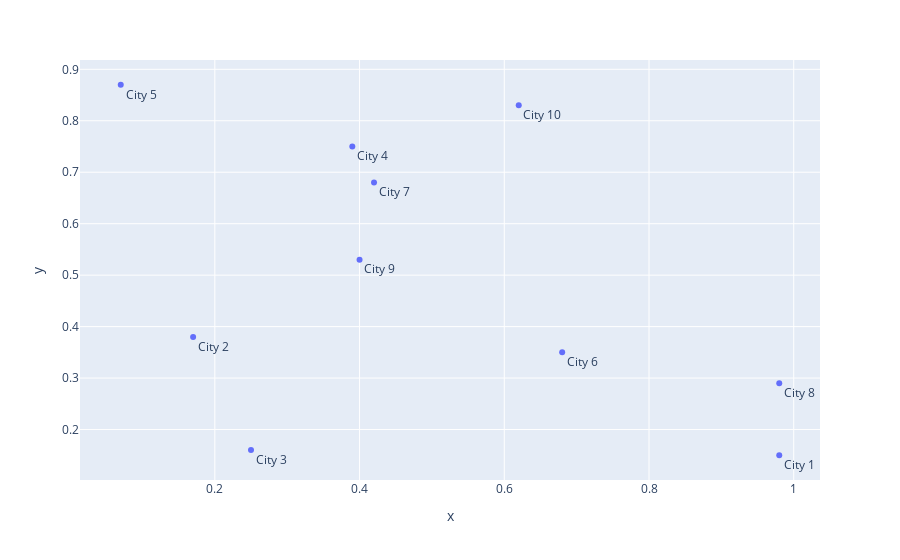

The notebook cell saved with this chart:
### Code cell
def plot_map(cities):
    labels = []
    for i in range(len(cities)):
        labels.append(f'City {i+1}')
    fig_map = px.scatter(cities, x=cities[:,0], y=cities[:,1],text=labels)
    fig_map.update_traces(textposition ='bottom right')
    return fig_map

city_map = plot_map(cities=cities)
city_map

### Figure 1 — Plotly figure (JSON) as saved in the notebook; plotly's stock layout.template omitted (floating-point values rounded to 4 significant figures)
{"data": [{"hovertemplate": "x=%{x}<br>y=%{y}<br>text=%{text}<extra></extra>", "legendgroup": "", "marker": {"color": "#636efa", "symbol": "circle"}, "mode": "markers+text", "name": "", "orientation": "v", "showlegend": false, "text": ["City 1", "City 2", "City 3", "City 4", "City 5", "City 6", "City 7", "City 8", "City 9", "City 10"], "textposition": "bottom right", "type": "scatter", "x": [0.98, 0.17, 0.25, 0.39, 0.07, 0.68, 0.42, 0.98, 0.4, 0.62], "xaxis": "x", "y": [0.15, 0.38, 0.16, 0.75, 0.87, 0.35, 0.68, 0.29, 0.53, 0.83], "yaxis": "y"}], "layout": {"legend": {"tracegroupgap": 0}, "margin": {"t": 60}, "xaxis": {"anchor": "y", "domain": [0, 1], "title": {"text": "x"}}, "yaxis": {"anchor": "x", "domain": [0, 1], "title": {"text": "y"}}}}
